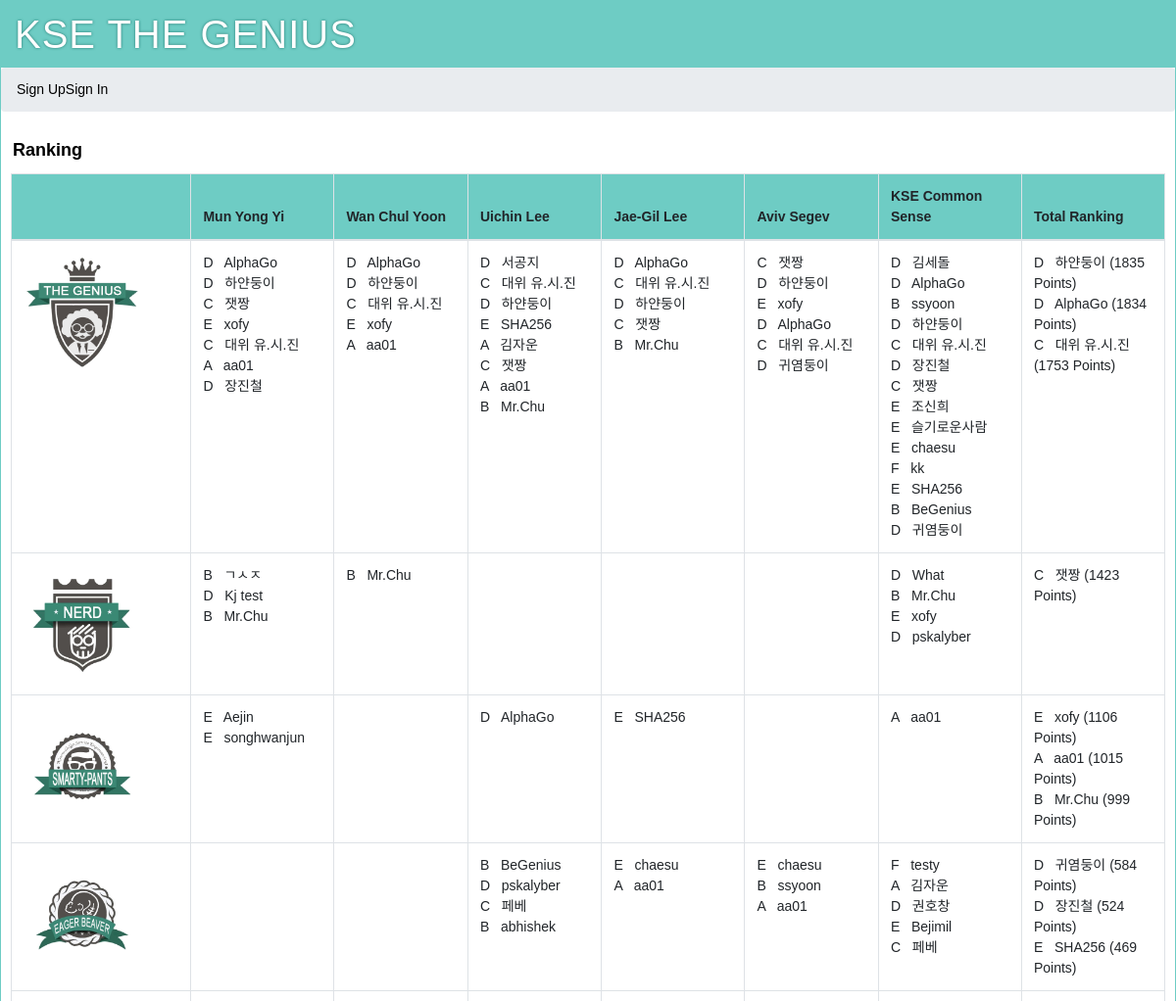
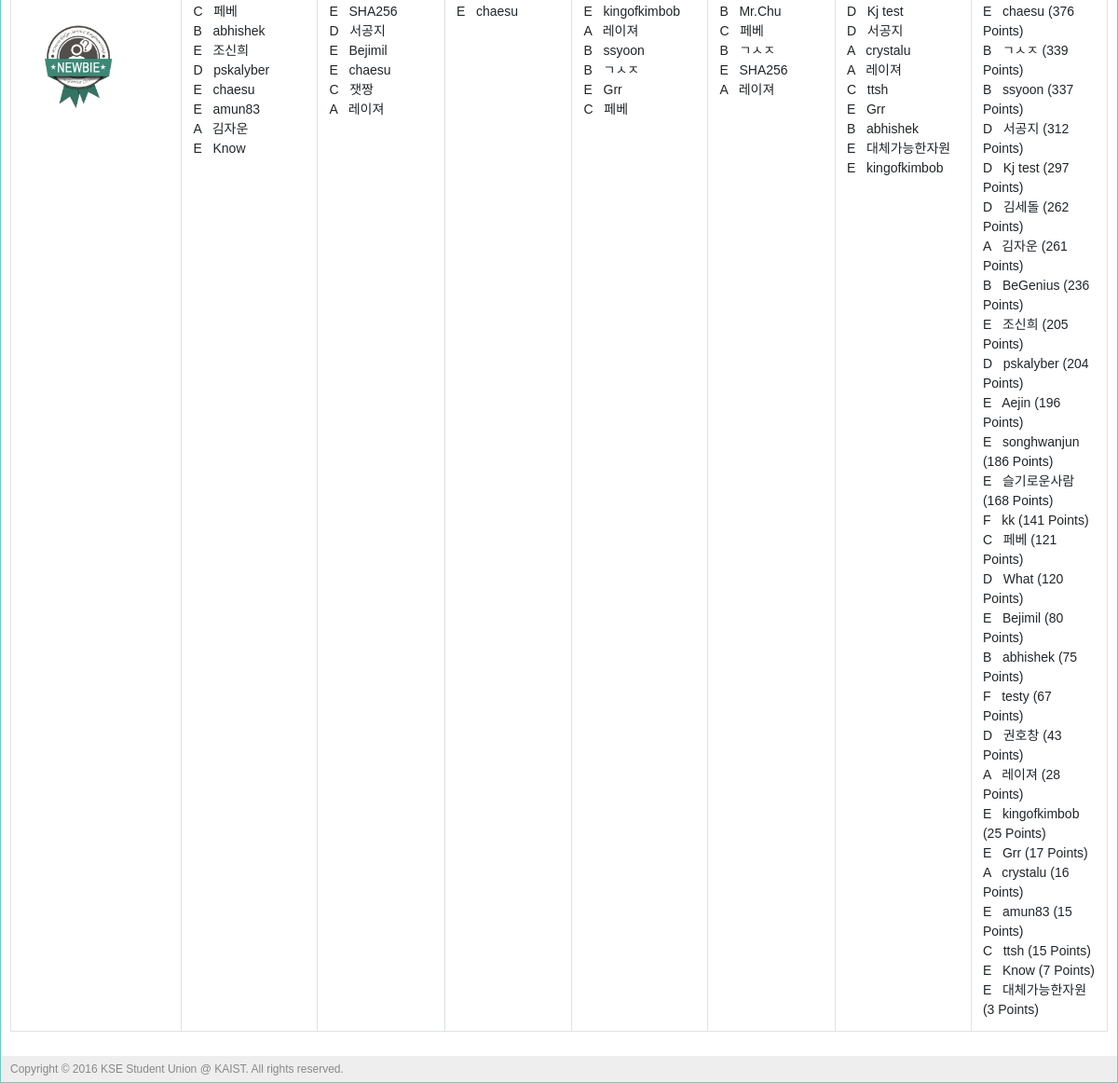
Page /ranking on the committed database (2 pictures, top to bottom).
### tables this page shows
CREATE TABLE "user" (
	`user_id`	integer PRIMARY KEY AUTOINCREMENT,
	`username`	string NOT NULL,
	`name`	string NOT NULL,
	`pw_hash`	string NOT NULL,
	`class`	INTEGER,
	`munyi_point`	integer DEFAULT 0,
	`munyi_last_quiz`	integer DEFAULT 0,
	`wcyoon_point`	integer DEFAULT 0,
	`wcyoon_last_quiz`	integer DEFAULT 0,
	`uclee_point`	integer DEFAULT 0,
	`uclee_last_quiz`	integer DEFAULT 0,
	`jaegil_point`	integer DEFAULT 0,
	`jaegil_last_quiz`	integer DEFAULT 0,
	`aviv_point`	integer DEFAULT 0,
	`aviv_last_quiz`	integer DEFAULT 0,
	`kse_point`	INTEGER DEFAULT 0,
	`kse_last_quiz`	INTEGER DEFAULT 0,
	`total_point`	integer DEFAULT 0
);

### main.py (the view)
@app.route('/')
@app.route('/ranking')
def ranking(post_id=None):
    MUNYI_QUIZ_CNT[1] = query_db('''SELECT count(id) FROM quiz WHERE professor_id="munyi"''', one=True)['count(id)']
    WCYOON_QUIZ_CNT[1] = query_db('''SELECT count(id) FROM quiz WHERE professor_id="wcyoon"''', one=True)['count(id)']
    UCLEE_QUIZ_CNT[1] = query_db('''SELECT count(id) FROM quiz WHERE professor_id="uclee"''', one=True)['count(id)']
    JAEGIL_QUIZ_CNT[1] = query_db('''SELECT count(id) FROM quiz WHERE professor_id="jaegil"''', one=True)['count(id)']
    AVIV_QUIZ_CNT[1] = query_db('''SELECT count(id) FROM quiz WHERE professor_id="aviv"''', one=True)['count(id)']
    KSE_QUIZ_CNT[1] = query_db('''SELECT count(id) FROM quiz WHERE professor_id="kse"''', one=True)['count(id)']
    TOTAL_MAX_POINT[1] = query_db('''SELECT SUM(quiz_value) FROM quiz''', one=True)['SUM(quiz_value)']
    total_score = collections.OrderedDict()
    total_score['genius'] = getUserList(80, 100)
    total_score['nerd'] = getUserList(60, 80)
    total_score['smarty-pants'] = getUserList(40, 60)
    total_score['eager_beaver'] = getUserList(20, 40)
    total_score['newbie'] = getUserList(0, 20)
    return render_template('ranking.html', total_score = total_score)

### main.py (called while the page is built)
def connect_db():
    return sqlite3.connect(app.config['DATABASE'])

def query_db(query, args=(), one=False):
    cur = g.db.execute(query, args)
    rv = [dict((cur.description[idx][0], value)
               for idx, value in enumerate(row)) for row in cur.fetchall()]
    return (rv[0] if rv else None) if one else rv

@app.before_request
def before_request():
    g.db = connect_db()
    g.user = None
    if 'user_id' in session:
        g.user = query_db('select * from user where user_id = ?',
                          [session['user_id']], one=True)

@app.teardown_request
def teardown_request(exception):
    if hasattr(g, 'db'):
        g.db.close()

### templates/ranking.html (shortened to what this page needs)
{% extends "layout.html" %}
{% block title %}
    Ranking
{% endblock %}
{% block body %}
	<div class="page-title">
		<span>{{ self.title() }}</span>
	</div>
	<div class="table-responsive">
  	<table class="table table-bordered table-hover">
		<thead>
  			<tr style="background-color: #6ECCC4;">
  				<th></th>
  				<th>Mun Yong Yi</th>
  				<th>Wan Chul Yoon</th>
  				<th>Uichin Lee</th>
  				<th>Jae-Gil Lee</th>
  				<th>Aviv Segev</th>
  				<th>KSE Common Sense</th>
  				<th>Total Ranking</th>
  			</tr>
  		</thead>
  		<tbody>
			{% for badge, score in total_score.items() %}
			<tr>
				<td class="col-md-1">
					{% if badge=="newbie" %}
						<img src="{{ url_for('static', filename='img/badges/badge_1_newbie.png') }}" alt="Newbie" width="120px">
					{% elif badge=="eager_beaver" %}
						<img src="{{ url_for('static', filename='img/badges/badge_2_eager_beaver.png') }}" alt="Eager Beaver" width="120px">
					{% elif badge=="smarty-pants" %}
						<img src="{{ url_for('static', filename='img/badges/badge_3_smarty-pants.png') }}" alt="Smarty Pants" width="120px">
					{% elif badge=="nerd" %}
						<img src="{{ url_for('static', filename='img/badges/badge_4_nerd.png') }}" alt="Nerd" width="120px">
					{% elif badge=="genius" %}
						<img src="{{ url_for('static', filename='img/badges/badge_5_genius.png') }}" alt="Genius" width="120px">
					{% endif %}
				</td>
				{% for prof, rankers in score.items() %}
					<td class="post-table-title col-md-1">
						{% for ranker in rankers %}
							<span class="post-table-title">
								{% if g.user['username'] == ranker['username'] %}
									{% if ranker['class'] == 'A' %}
										<span class="label label-danger">
									{% elif ranker['class'] == 'B' %}
										<span class="label label-warning">
									{% elif ranker['class'] == 'C' %}
										<span class="label label-info">
									{% elif ranker['class'] == 'D' %}
										<span class="label label-primary">
									{% else %}
										<span class="label label-default">
									{% endif %}
										{{ ranker['class'] }}
									</span>&nbsp;
									<strong>
									<span class="label label-success">{{ ranker['username'] }}
									{% if prof == 'total_point' %}
										({{ ranker['total_point'] }} Points)
									{% endif %}
									</strong>
									</span>
								{% else %}
									{% if ranker['class'] == 'A' %}
										<span class="label label-danger">
									{% elif ranker['class'] == 'B' %}
										<span class="label label-warning">
									{% elif ranker['class'] == 'C' %}
										<span class="label label-info">
									{% elif ranker['class'] == 'D' %}
										<span class="label label-primary">
									{% else %}
										<span class="label label-default">
									{% endif %}
										{{ ranker['class'] }}
									</span>&nbsp;
									{{ ranker['username'] }}
									{% if prof == 'total_point' %}
										({{ ranker['total_point'] }} Points)
									{% endif %}
								{% endif %}
							</span>
						<br>
						{% endfor %}
					</td>
				{% endfor %}
			</tr>
			{% endfor %}
  		</tbody>
	</table>
	</div>
{% endblock %}

### templates/layout.html (shortened to what this page needs)
<!doctype html>
<html>
<head>
	<link rel="stylesheet" type="text/css" href="{{ url_for('static', filename='css/bootstrap.min.css') }}">
	<link rel="stylesheet" type="text/css" href="{{ url_for('static', filename='css/style.css') }}">
</head>
<div class="page">
	<h1>KSE THE GENIUS</h1>
	<ol class="breadcrumb">
		{% if g.user %}
		<li class="active"><a href="{{ url_for('course') }}">Quiz Home</a></li>
		<li class="active"><a href="{{ url_for('ranking') }}">Ranking</a></li>
		<!--
		<li class="dropdown"><a href="#" class="dropdown-toggle"
			data-toggle="dropdown" role="button" aria-haspopup="true"
			aria-expanded="false">Ranking <span class="caret"></span></a>
			<ul class="dropdown-menu">
				<li><a href="{{ url_for('ranking') }}">All</a></li>
				<li role="separator" class="divider"></li>
				<li><a href="#">Class A</a></li>
				<li><a href="#">Class B</a></li>
				<li><a href="#">Class C</a></li>
				<li><a href="#">Class D</a></li>
			</ul>
		</li>
		 -->
		<li><a href="{{ url_for('logout') }}">Logout ({{ g.user.username }})</a></li>
		{% else %}
		<li class="active"><a href="{{ url_for('register') }}">Sign Up</a></li>
		<li><a href="{{ url_for('login') }}">Sign In</a></li>
		{% endif %}
	</ol>
	<div class="body">{% block body %}{% endblock %}</div>
	<div class="footer">Copyright © 2016 KSE Student Union @ KAIST. All rights reserved.</div>
</div>
</html>

### static/css/style.css (style rules this page uses)
a { color: black; }
a, a:focus, a:hover, a:active { outline: 0; text-decoration: none; }
div.page { background: white; border: 1px solid #6ECCC4; margin: auto; overflow-y: hidden; }
div.page h1 { background: #6ECCC4; margin: 0; padding: 10px 14px; color: white; letter-spacing: 1px; text-shadow: 0 0 3px #24776F; font-weight: normal; }
div.page div.body { padding: 10px; }
div.page div.footer { background: #eee; color: #888; padding: 5px 10px; font-size: 12px; }
div.page-title { font-size: 18px; color: black; font-weight: bold; margin: 0px 0px 10px 2px; }

### rows in the picture
user: class "D", username "AlphaGo", total_point "1834"
user: class "D", username "하얀둥이", total_point "1835"
user: class "C", username "잿짱", total_point "1423"
user: class "E", username "xofy", total_point "1106"
user: class "C", username "대위 유.시.진", total_point "1753"
user: class "A", username "aa01", total_point "1015"
user: class "D", username "장진철", total_point "524"
user: class "D", username "서공지", total_point "312"
user: class "E", username "SHA256", total_point "469"
user: class "A", username "김자운", total_point "261"
user: class "B", username "Mr.Chu", total_point "999"
user: class "D", username "귀염둥이", total_point "584"
user: class "D", username "김세돌", total_point "262"
user: class "B", username "ssyoon", total_point "337"
user: class "E", username "조신희", total_point "205"
user: class "E", username "슬기로운사람", total_point "168"
user: class "E", username "chaesu", total_point "376"
user: class "F", username "kk", total_point "141"
user: class "B", username "BeGenius", total_point "236"
user: class "B", username "ㄱㅅㅈ", total_point "339"
user: class "D", username "Kj test", total_point "297"
user: class "D", username "What", total_point "120"
user: class "D", username "pskalyber", total_point "204"
user: class "E", username "Aejin", total_point "196"
user: class "E", username "songhwanjun", total_point "186"
user: class "C", username "페베", total_point "121"
user: class "B", username "abhishek", total_point "75"
user: class "F", username "testy", total_point "67"
user: class "D", username "권호창", total_point "43"
user: class "E", username "Bejimil", total_point "80"
user: class "E", username "amun83", total_point "15"
user: class "E", username "Know", total_point "7"
user: class "A", username "레이져", total_point "28"
user: class "E", username "kingofkimbob", total_point "25"
user: class "E", username "Grr", total_point "17"
user: class "A", username "crystalu", total_point "16"
user: class "C", username "ttsh", total_point "15"
user: class "E", username "대체가능한자원", total_point "3"
